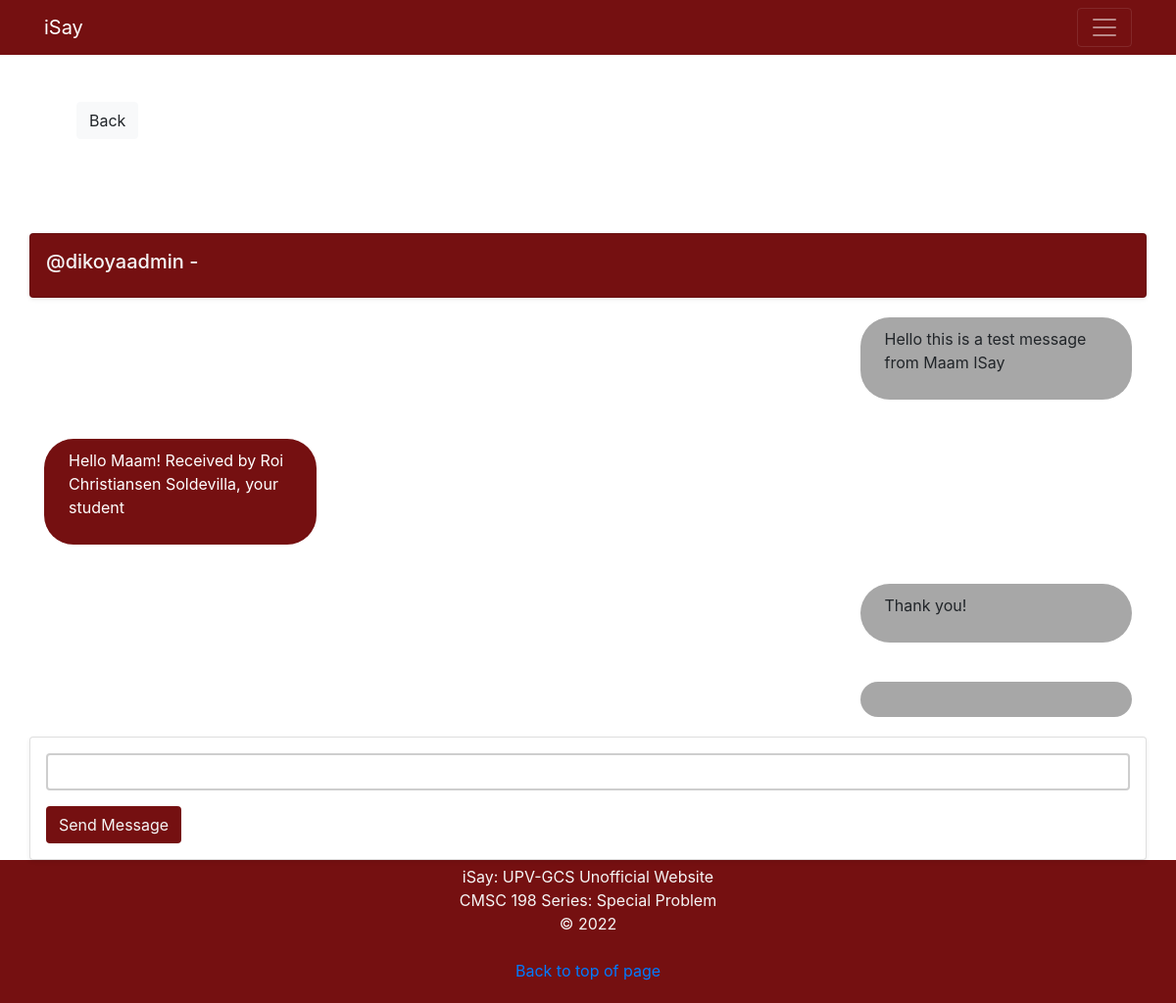
Page /inbox/6/ (signed in) on the committed database.
### isay/models.py (models this page shows)
class ThreadModel(models.Model):
    user = models.ForeignKey(User, on_delete=models.CASCADE, related_name='+')
    receiver = models.ForeignKey(User, on_delete=models.CASCADE, related_name='+')
    has_unread = models.BooleanField(default=False)

class MessageModel(models.Model):
    thread = models.ForeignKey('ThreadModel', related_name='+', on_delete=models.CASCADE, blank=True, null=True)
    sender_user = models.ForeignKey(User, on_delete=models.CASCADE, related_name='+')
    receiver_user = models.ForeignKey(User, on_delete=models.CASCADE, related_name='+')
    body = models.CharField(max_length=1000)
    date = models.DateTimeField(default=timezone.now)
    is_read = models.BooleanField(default=False)

### isay/views.py (the view)
# urls.py: path('inbox/<int:pk>/', ThreadView.as_view(), name='thread'),
class ThreadView(View):
    def get(self, request, pk, *args, **kwargs):
        form = MessageForm()
        thread = ThreadModel.objects.get(pk=pk)
        message_list = MessageModel.objects.filter(thread__pk__contains=pk)
        context = {
            'thread': thread,
            'form': form,
            'message_list': message_list
        }
        return render(request, 'chat/thread.html', context)

### isay/forms.py
class MessageForm(forms.Form):
    message = forms.CharField(label='', max_length=1000)

### templates/chat/thread.html (shortened to what this page needs)
{% extends 'base.html' %}
{% load crispy_forms_tags %}
{% block content %}
<div class="container">
    <div class="row">
		<div class="col-md-12 p-5">
			<a href="{% url 'inbox' %}" class="btn btn-light">Back</a>
		</div>
	</div>
	<div class="row">
		<div class="card col-md-12 mt-5 p-3 shadow-sm" style="background-color: rgb(117, 16, 17);">
			{% if thread.receiver == request.user %}
				<h5 style="color:whitesmoke">@{{ thread.user }} - {{thread.first_name}}</h5>
			{% else %}
				<h5 style="color:whitesmoke">@{{thread.receiver}} - {{thread.first_name}}</h5>
			{% endif %}
		</div>
	</div>
	{% for message in message_list %}
	<div class="row">
		<div class="col-md-12 my-1">
			{% if message.sender_user == request.user %}
				<div class="sent-message my-3">
					<p>{{ message.body }}</p>
				</div>
			{% elif message.receiver_user == request.user %}
				<div class="received-message my-3">
					<p>{{ message.body }}</p>
				</div>
			{% endif %}
		</div>
	</div>
	{% endfor %}
	<div class="row">
		<div class="card col-md-12 p-3 shadow-sm" >
			<form method="POST" action="{% url 'create-message' thread.pk %}" enctype="multipart/form-data">
				    {{ form | crispy }}
				<div class="d-grid gap-2 mt-3">
					<button class="btn active" type="submit" style="color: whitesmoke; background-color: rgb(117, 16, 17);">Send Message</button>
				</div>
			</form>
		</div>
	</div>
</div>
{% endblock content %}

### static/css/styles.css (style rules this page uses)
.form-control { box-shadow: none !important; outline: none !important; border: 2px solid #cecece; height: 38px; }
.sent-message { background-color: #a7a7a7; border-radius: 30px; padding: 10px 25px; width: 25%; float: right; }
.received-message { background-color: rgb(117, 16, 17); color: #fff; border-radius: 30px; padding: 10px 25px; width: 25%; float: left; }

### rows in the picture
ThreadModel: receiver "dikoyaadmin"
MessageModel: body "Hello this is a test message from Maam ISay"
MessageModel: body "Hello Maam! Received by Roi Christiansen Soldevilla, your student"
MessageModel: body "Thank you!"
